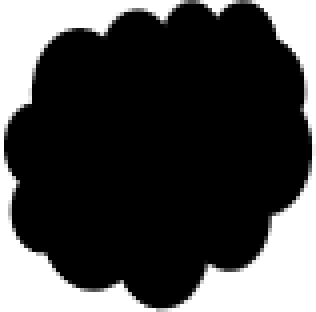
%> input picture cloud.bmp, 79 x 78 px (shown 4 times larger)
$ octave angular_spectrum_diffraction.m   (GNU Octave 9; MATLAB toolbox functions it lacks are replaced by stand-ins)
%> lines starting %> are read from the running program, lines starting %| are printed output that depends on the picture; in (x1, y1, x2, y2) boxes, pixels count from 0 and x2, y2 are one past the last pixel; in counts of white or black regions, pixels touching at a corner belong together; the program's own positions count from 1
%Script file: Angular Spectrum diffraction
%
%Purpose :
%    By numerical simulation, the diffraction pattern of Fresnel approximation
%    is calculated by Angular Spectrum method at different receiving plane distances
%
%Record of revisions:
%                Date                 Programmer            Description of change
%              =========             =============          =====================
%              01/29/23               梦想是优秀社畜              Original code
%
%%
clc;clear;set(0,'defaultfigurecolor','w'); %将画布默认底色改为白色
milli = 1e-3;micron = 1e-6;nano = 1e-9; % 设置长度单位（毫米 微米 纳米）
%% 衍射屏形状
N = 200; % 采样点数
imag = imread('cloud.bmp'); %读取不规则形状的光孔图片
%> imag is the input picture: size 78x79x3 uint8; min 0, max 255, mean 70.4
m = 22; % 孔径大小
imag = imresize(imag,[m m]); %设置孔径大小设为22*22（mm）
%> imag: size 22x22x3 uint8
imag = padarray(imag,[(N-m)/2,(N-m)/2],255); %在矩阵周围补值（取纯白），使其符合衍射屏大小
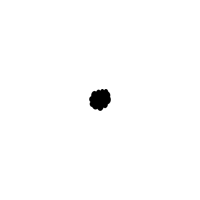
%> imag: size 200x200x3 uint8; min 0, max 255, mean 252.8
imag = im2bw(imag,0.5); %设定阈值使扩展补值后矩阵通孔处值为0，其余为255（二值图像）
%> imag: size 200x200 logical; 99.1% white; 1 black region, box (x1, y1, x2, y2) and area: (89, 89, 111, 111) 350
imag = ~imag;
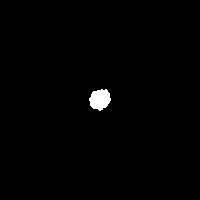
%> imag: size 200x200 logical; 0.88% white; 1 white region, box (x1, y1, x2, y2) and area: (89, 89, 111, 111) 350
imag = double(imag);

%% 参数设置
pix = 4.65*micron; %像素宽(mm)
lambda = 532*nano; % 入射波长
k = 2*pi/lambda; % 波数
z1 = 10*milli; %观察屏距离1(mm)
z2 = 15*milli; %观察屏距离2(mm)

%% 坐标系建立
originpoint = ceil((N+1)/2);
totalsize = pix*N;
% 空间坐标系
xaxis=(1-originpoint:N-originpoint)*pix;
x=repmat(xaxis,[length(xaxis),1]);
yaxis=(1-originpoint:N-originpoint)*pix;
y=repmat(yaxis',[1,length(xaxis)]);
% 角谱衍射坐标系
dfx=1/totalsize;
dx=(1-originpoint:N-originpoint)*dfx;
dfy=1/totalsize;
dy=(1-originpoint:N-originpoint)*dfy;
[dx,dy] = meshgrid(dx,dy); % 生成网格矩阵

%% 角谱衍射
beam1 = imag.*exp(-1j*k*(x.^2+y.^2)/(2*z1));
Beam1 = fftshift(fft2(fftshift(beam1)));
h1 = exp(1j*k*z1*sqrt(1-(lambda*dx).^2-(lambda*dy).^2)); %空间传递函数
H1 = Beam1.* h1;
A1 = fftshift(ifft2(fftshift(H1)));
B1 = (A1/max(max(A1))); %振幅归一化
E1 = abs(A1); %光强
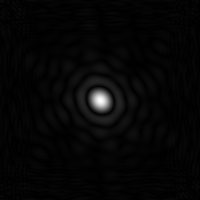
%> E1: size 200x200 double; min 3.47e-05, max 1.42, mean 0.036; drawn with min black and max white

%% 绘图
figure(1); %绘制观察屏距离10mm的图像
subplot(2,2,1),imshow(imag,[]),axis on ;title('孔径图像'); %绘制孔径图像
subplot(2,2,2),mesh(dx,dy,E1),title('光强三维分布'); %光强三维分布图
subplot(2,2,3),plot(dx(1,:),E1(N/2,:)),title('光强二维分布'); %光强二维分布图
pos=axis; %取得当前坐标轴的范围，即[xmin xmax ymin ymax]
xlabel('长度/mm','position',[1.2*pos(2) -0.01*pos(4)]); %设置x轴单位标签在图的右下方
ylabel('光强/cd','position',[1.09*pos(1) 0.9*pos(4)]); %设置y轴单位标签在图的左上方
subplot(2,2,4),imshow(abs(B1));axis image;colormap gray;title('衍射图像'); %绘制衍射图像，经测试后发现gray的线性映射成像效果最好
%> after `title('衍射图像')`:
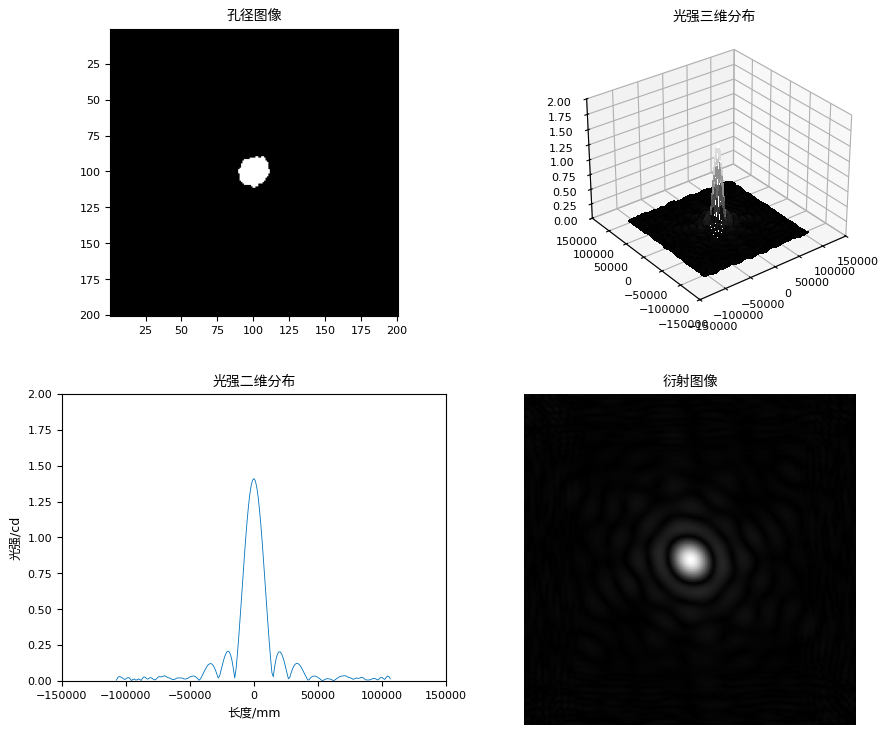
%> figure redrawn from the program's plot data, 4 panels

%% 不同距离对比
beam2 = imag.*exp(-1j*k*(x.^2+y.^2)/(2*z2));
Beam2 = fftshift(fft2(fftshift(beam2)));
H2 = Beam2.*exp(1j*k*z2*sqrt(1-(lambda*dx).^2-(lambda*dy).^2));
A2 = fftshift(ifft2(fftshift(H2)));
B2 = (A2/max(max(A2))); %振幅归一化
E2 = abs(A2); %光强
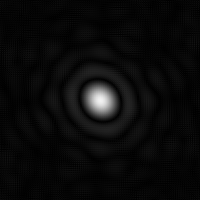
%> E2: size 200x200 double; min 0.000121, max 0.949, mean 0.0428
figure(2); %绘制观察屏距离15mm的图像
subplot(2,2,1),imshow(imag,[]),axis on ; %绘制孔径图像
subplot(2,2,2),mesh(x,y,E2),title('光强三维分布'); %光强三维分布图
subplot(2,2,3),plot(x(1,:),E2(N/2,:)),title('光强二维分布'); %光强二维分布图
pos=axis; %取得当前坐标轴的范围，即[xmin xmax ymin ymax]
xlabel('长度/mm','position',[1.2*pos(2) -0.01*pos(4)]); %设置x轴单位标签在图的右下方
ylabel('光强/cd','position',[1.09*pos(1) 0.93*pos(4)]); %设置y轴单位标签在图的左上方
subplot(2,2,4),imshow(abs(B2));axis image; colormap gray;title('衍射图像'); %绘制衍射图像，经测试后发现gray的线性映射成像效果最好
%> after `title('衍射图像')`:
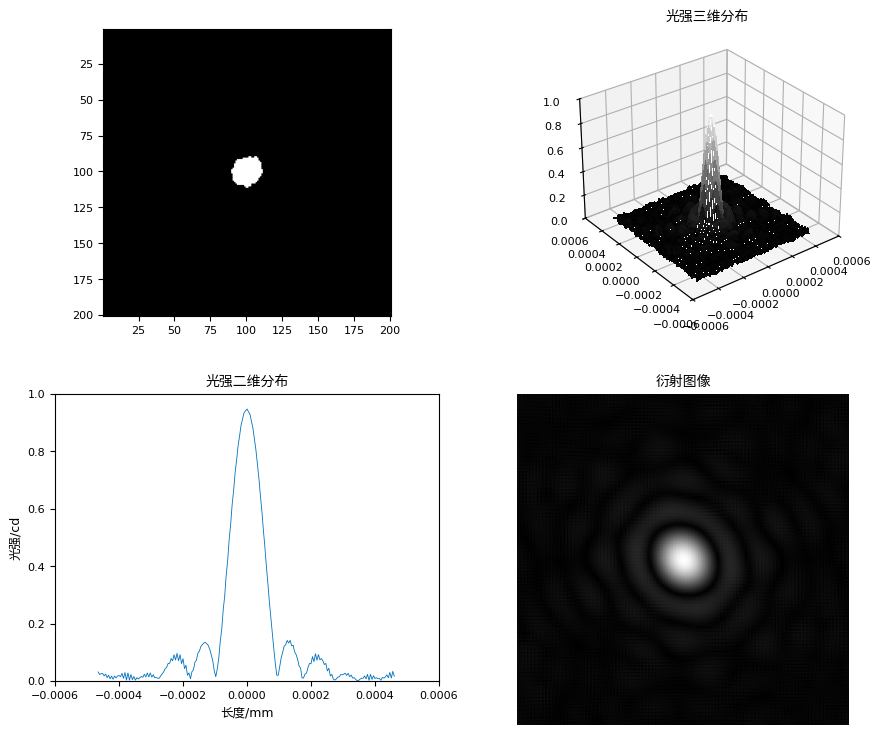
%> figure redrawn from the program's plot data, 4 panels

figure(3); % 作图对不同观察屏距离衍射的光强二维分布进行定量分析
subplot(1,2,1),plot(dx(1,:),E1(N/2,:)),title(['观察屏距离为',num2str(z1),'mm的光强二维分布']);pos=axis; %取得当前坐标轴的范围，即[xmin xmax ymin ymax]
xlabel('长度/mm','position',[1.2*pos(2) -0.01*pos(4)]); %设置x轴单位标签在图的右下方
subplot(1,2,2),plot(dx(1,:),E2(N/2,:)),title(['观察屏距离为',num2str(z2),'mm的光强二维分布']);pos=axis; %取得当前坐标轴的范围，即[xmin xmax ymin ymax]
xlabel('长度/mm','position',[1.2*pos(2) -0.01*pos(4)]); %设置x轴单位标签在图的右下方
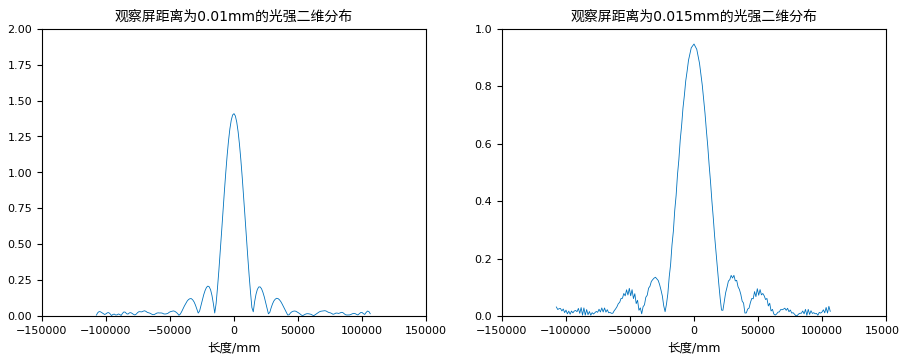
%> figure redrawn from the program's plot data, 2 panels; panel 1: curve peaks at x = 0, y = 1.41; panel 2: curve peaks at x = 0, y = 0.947
